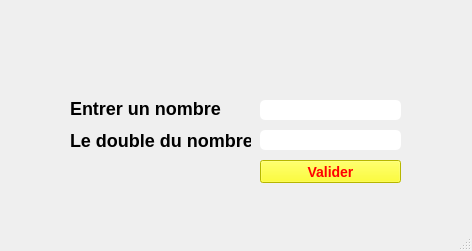
<?xml version="1.0" encoding="UTF-8"?>
<ui version="4.0">
 <class>MainWindow</class>
 <widget class="QMainWindow" name="MainWindow">
  <property name="geometry">
   <rect>
    <x>0</x>
    <y>0</y>
    <width>472</width>
    <height>251</height>
   </rect>
  </property>
  <property name="font">
   <font>
    <weight>75</weight>
    <italic>false</italic>
    <bold>true</bold>
   </font>
  </property>
  <property name="windowTitle">
   <string>MainWindow</string>
  </property>
  <widget class="QWidget" name="centralwidget">
   <widget class="QPushButton" name="pushButton">
    <property name="geometry">
     <rect>
      <x>260</x>
      <y>160</y>
      <width>141</width>
      <height>23</height>
     </rect>
    </property>
    <property name="font">
     <font>
      <pointsize>-1</pointsize>
      <weight>75</weight>
      <bold>true</bold>
     </font>
    </property>
    <property name="cursor">
     <cursorShape>ArrowCursor</cursorShape>
    </property>
    <property name="styleSheet">
     <string notr="true">background-color: yellow;
color: red;
font-size: 14px;
font-weight: bold;</string>
    </property>
    <property name="text">
     <string>Valider</string>
    </property>
   </widget>
   <widget class="QLabel" name="label">
    <property name="geometry">
     <rect>
      <x>70</x>
      <y>100</y>
      <width>151</width>
      <height>16</height>
     </rect>
    </property>
    <property name="styleSheet">
     <string notr="true">font-size: 18px;
</string>
    </property>
    <property name="text">
     <string>Entrer un nombre:</string>
    </property>
   </widget>
   <widget class="QLabel" name="label_2">
    <property name="geometry">
     <rect>
      <x>70</x>
      <y>130</y>
      <width>181</width>
      <height>20</height>
     </rect>
    </property>
    <property name="styleSheet">
     <string notr="true">font-size: 18px;</string>
    </property>
    <property name="text">
     <string>Le double du nombre:</string>
    </property>
   </widget>
   <widget class="QLineEdit" name="entrer_1">
    <property name="geometry">
     <rect>
      <x>260</x>
      <y>100</y>
      <width>141</width>
      <height>20</height>
     </rect>
    </property>
    <property name="styleSheet">
     <string notr="true">border-radius: 5px;</string>
    </property>
   </widget>
   <widget class="QLineEdit" name="entrer_2">
    <property name="geometry">
     <rect>
      <x>260</x>
      <y>130</y>
      <width>141</width>
      <height>20</height>
     </rect>
    </property>
    <property name="styleSheet">
     <string notr="true">border-radius: 5px;</string>
    </property>
   </widget>
  </widget>
  <widget class="QMenuBar" name="menubar">
   <property name="geometry">
    <rect>
     <x>0</x>
     <y>0</y>
     <width>472</width>
     <height>21</height>
    </rect>
   </property>
  </widget>
  <widget class="QStatusBar" name="statusbar"/>
 </widget>
 <resources/>
 <connections/>
</ui>
